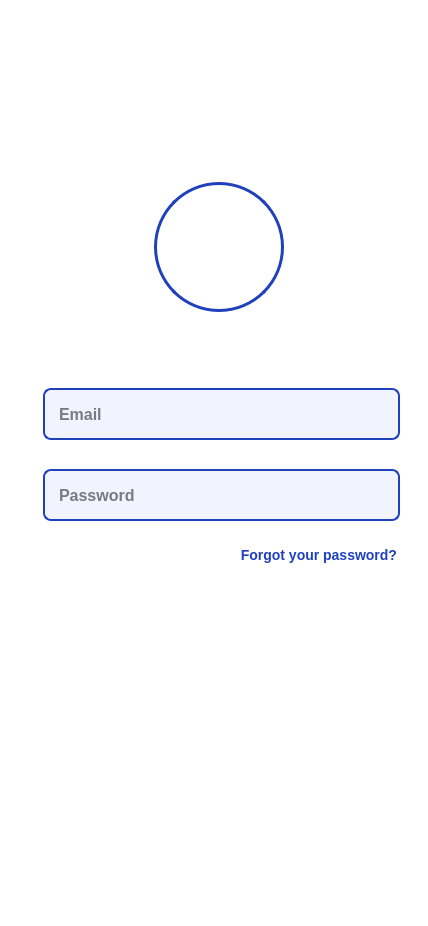
<?xml version="1.0" encoding="UTF-8"?>
<ui version="4.0">
    <class>MainWindow</class>
    <widget class="QMainWindow" name="MainWindow">
        <property name="geometry">
            <rect>
                <x>0</x>
                <y>0</y>
                <width>428</width>
                <height>926</height>
            </rect>
        </property>
        <property name="minimumSize">
            <size>
                <width>428</width>
                <height>600</height>
            </size>
        </property>
        <property name="maximumSize">
            <size>
                <width>428</width>
                <height>926</height>
            </size>
        </property>
        <property name="windowTitle">
            <string>Seminary Management - Login</string>
        </property>
        <property name="styleSheet">
            <string notr="true">
                QMainWindow {
                    background-color: #FFFFFF !important;
                    border-radius: 50px;
                    color: #000000 !important;
                }
                QWidget {
                    background-color: #FFFFFF !important;
                    color: #000000 !important;
                }
                * {
                    font-family: 'Poppins', sans-serif;
                }
            </string>
        </property>
        <widget class="QWidget" name="centralwidget">
            <property name="autoFillBackground">
                <bool>false</bool>
            </property>
            <layout class="QHBoxLayout" name="horizontalLayout">
                <item>
                    <spacer name="horizontalSpacer_left">
                        <property name="orientation">
                            <enum>Qt::Orientation::Horizontal</enum>
                        </property>
                        <property name="sizeHint" stdset="0">
                            <size>
                                <width>40</width>
                                <height>20</height>
                            </size>
                        </property>
                    </spacer>
                </item>
                <item>
                    <layout class="QVBoxLayout" name="verticalLayout_main">
                        <item>
                            <spacer name="verticalSpacer_top">
                                <property name="orientation">
                                    <enum>Qt::Orientation::Vertical</enum>
                                </property>
                                <property name="sizeHint" stdset="0">
                                    <size>
                                        <width>20</width>
                                        <height>20</height>
                                    </size>
                                </property>
                            </spacer>
                        </item>
                        <item>
                            <widget class="QWidget" name="contentWidget" native="true">
                                <property name="minimumSize">
                                    <size>
                                        <width>428</width>
                                        <height>600</height>
                                    </size>
                                </property>
                                <property name="maximumSize">
                                    <size>
                                        <width>428</width>
                                        <height>600</height>
                                    </size>
                                </property>
                                <widget class="QWidget" name="headerWidget" native="true">
                                    <property name="geometry">
                                        <rect>
                                            <x>30</x>
                                            <y>20</y>
                                            <width>361</width>
                                            <height>151</height>
                                        </rect>
                                    </property>
                                    <widget class="QLabel" name="logoLabel">
                                        <property name="geometry">
                                            <rect>
                                                <x>115</x>
                                                <y>10</y>
                                                <width>130</width>
                                                <height>130</height>
                                            </rect>
                                        </property>
                                        <property name="styleSheet">
                                            <string notr="true">
                                                QLabel {
                                                    border-radius: 65px;
                                                    background-color: #FFFFFF !important;
                                                    border: 3px solid #1F41BB;
                                                    padding: 5px;
                                                    qproperty-alignment: AlignCenter;
                                                }
                                            </string>
                                        </property>
                                        <property name="text">
                                            <string />
                                        </property>
                                        <property name="pixmap">
                                            <pixmap>
                                                c:/Users/Nguye/Documents/seminary-management/images/logo.png
                                            </pixmap>
                                        </property>
                                        <property name="scaledContents">
                                            <bool>true</bool>
                                        </property>
                                        <property name="alignment">
                                            <set>Qt::AlignmentFlag::AlignCenter</set>
                                        </property>
                                    </widget>
                                </widget>
                                <widget class="QWidget" name="formLayoutWidget">
                                    <property name="geometry">
                                        <rect>
                                            <x>31</x>
                                            <y>230</y>
                                            <width>366</width>
                                            <height>369</height>
                                        </rect>
                                    </property>
                                    <layout class="QFormLayout" name="formLayout">
                                        <property name="verticalSpacing">
                                            <number>20</number>
                                        </property>
                                        <item row="0" column="0">
                                            <widget class="QGroupBox" name="loginGroup">
                                                <property name="styleSheet">
                                                    <string notr="true">
                                                        QGroupBox {
                                                            border: none;
                                                            margin: 0px;
                                                            padding: 0px;
                                                        }
                                                    </string>
                                                </property>
                                                <property name="title">
                                                    <string />
                                                </property>
                                                <layout class="QVBoxLayout" name="verticalLayout">
                                                    <property name="spacing">
                                                        <number>29</number>
                                                    </property>
                                                    <property name="leftMargin">
                                                        <number>0</number>
                                                    </property>
                                                    <property name="topMargin">
                                                        <number>0</number>
                                                    </property>
                                                    <property name="rightMargin">
                                                        <number>0</number>
                                                    </property>
                                                    <property name="bottomMargin">
                                                        <number>0</number>
                                                    </property>
                                                    <item>
                                                        <widget class="QLineEdit" name="emailInput">
                                                            <property name="minimumSize">
                                                                <size>
                                                                    <width>357</width>
                                                                    <height>52</height>
                                                                </size>
                                                            </property>
                                                            <property name="maximumSize">
                                                                <size>
                                                                    <width>357</width>
                                                                    <height>52</height>
                                                                </size>
                                                            </property>
                                                            <property name="styleSheet">
                                                                <string notr="true">
                                                                    QLineEdit {
                                                                        width: 357px;
                                                                        height: 52px;
                                                                        padding: 12px 21px 12px 12px;
                                                                        background-color: #F1F4FF !important;
                                                                        border: 2px solid #1F41BB;
                                                                        border-radius: 8px;
                                                                        font-family: 'Poppins';
                                                                        font-size: 16px;
                                                                        font-weight: 500;
                                                                        color: #000000 !important;
                                                                    }
                                                                    QLineEdit::placeholder {
                                                                        color: #626262 !important;
                                                                        font-weight: 500;
                                                                    }
                                                                </string>
                                                            </property>
                                                            <property name="placeholderText">
                                                                <string>Email</string>
                                                            </property>
                                                        </widget>
                                                    </item>
                                                    <item>
                                                        <widget class="QLineEdit"
                                                            name="passwordInput">
                                                            <property name="minimumSize">
                                                                <size>
                                                                    <width>357</width>
                                                                    <height>52</height>
                                                                </size>
                                                            </property>
                                                            <property name="maximumSize">
                                                                <size>
                                                                    <width>357</width>
                                                                    <height>52</height>
                                                                </size>
                                                            </property>
                                                            <property name="styleSheet">
                                                                <string notr="true">
                                                                    QLineEdit {
                                                                        width: 357px;
                                                                        height: 52px;
                                                                        padding: 12px 21px 12px 12px;
                                                                        background-color: #F1F4FF !important;
                                                                        border: 2px solid #1F41BB;
                                                                        border-radius: 8px;
                                                                        font-family: 'Poppins';
                                                                        font-size: 16px;
                                                                        font-weight: 500;
                                                                        color: #000000 !important;
                                                                    }
                                                                    QLineEdit::placeholder {
                                                                        color: #626262 !important;
                                                                        font-weight: 500;
                                                                    }
                                                                </string>
                                                            </property>
                                                            <property name="echoMode">
                                                                <enum>QLineEdit::EchoMode::Password</enum>
                                                            </property>
                                                            <property name="placeholderText">
                                                                <string>Password</string>
                                                            </property>
                                                        </widget>
                                                    </item>
                                                </layout>
                                            </widget>
                                        </item>
                                        <item row="1" column="0">
                                            <widget class="QLabel" name="forgotPasswordLink">
                                                <property name="minimumSize">
                                                    <size>
                                                        <width>357</width>
                                                        <height>21</height>
                                                    </size>
                                                </property>
                                                <property name="maximumSize">
                                                    <size>
                                                        <width>357</width>
                                                        <height>21</height>
                                                    </size>
                                                </property>
                                                <property name="styleSheet">
                                                    <string notr="true">
                                                        QLabel {
                                                            font-family: 'Poppins';
                                                            font-weight: 600;
                                                            font-size: 14px;
                                                            line-height: 21px;
                                                            color: #1F41BB !important;
                                                            border: none;
                                                            background: transparent;
                                                            qproperty-alignment: 'AlignRight |
                                                            AlignVCenter';
                                                            text-align: right;
                                                            margin-right: 0px;
                                                            padding-right: 0px;
                                                        }
                                                        QLabel:hover {
                                                            text-decoration: underline;
                                                        }
                                                    </string>
                                                </property>
                                                <property name="text">
                                                    <string>Forgot your password?</string>
                                                </property>
                                                <property name="alignment">
                                                    <set>Qt::AlignRight|Qt::AlignVCenter</set>
                                                </property>
                                            </widget>
                                        </item>
                                        <item row="2" column="0">
                                            <widget class="QGroupBox" name="actionsGroup">
                                                <property name="minimumSize">
                                                    <size>
                                                        <width>357</width>
                                                        <height>131</height>
                                                    </size>
                                                </property>
                                                <property name="maximumSize">
                                                    <size>
                                                        <width>357</width>
                                                        <height>131</height>
                                                    </size>
                                                </property>
                                                <property name="styleSheet">
                                                    <string notr="true">
                                                        QGroupBox {
                                                            border: none;
                                                            margin: 0px;
                                                            padding: 0px;
                                                        }
                                                    </string>
                                                </property>
                                                <property name="title">
                                                    <string />
                                                </property>
                                                <layout class="QVBoxLayout" name="actionsLayout">
                                                    <property name="spacing">
                                                        <number>30</number>
                                                    </property>
                                                    <property name="leftMargin">
                                                        <number>0</number>
                                                    </property>
                                                    <property name="topMargin">
                                                        <number>0</number>
                                                    </property>
                                                    <property name="rightMargin">
                                                        <number>0</number>
                                                    </property>
                                                    <property name="bottomMargin">
                                                        <number>0</number>
                                                    </property>
                                                    <item>
                                                        <widget class="QPushButton"
                                                            name="submitButton">
                                                            <property name="minimumSize">
                                                                <size>
                                                                    <width>357</width>
                                                                    <height>52</height>
                                                                </size>
                                                            </property>
                                                            <property name="maximumSize">
                                                                <size>
                                                                    <width>357</width>
                                                                    <height>52</height>
                                                                </size>
                                                            </property>
                                                            <property name="styleSheet">
                                                                <string notr="true">
                                                                    QPushButton {
                                                                        width: 357px;
                                                                        height: 52px;
                                                                        background-color: #1F41BB
                                                                        !important;
                                                                        border-radius: 8px;
                                                                        border: none;
                                                                        font-family: 'Poppins';
                                                                        font-weight: 600;
                                                                        font-size: 17px;
                                                                        color: #FFFFFF !important;
                                                                        text-align: center;
                                                                    }
                                                                    QPushButton:hover {
                                                                        background-color: #1a3aa3 !important;
                                                                    }
                                                                    QPushButton:pressed {
                                                                        background-color: #16328a !important;
                                                                    }
                                                                </string>
                                                            </property>
                                                            <property name="text">
                                                                <string>Sign in</string>
                                                            </property>
                                                        </widget>
                                                    </item>
                                                </layout>
                                            </widget>
                                        </item>
                                    </layout>
                                </widget>
                            </widget>
                        </item>
                        <item>
                            <spacer name="verticalSpacer_bottom">
                                <property name="orientation">
                                    <enum>Qt::Orientation::Vertical</enum>
                                </property>
                                <property name="sizeHint" stdset="0">
                                    <size>
                                        <width>20</width>
                                        <height>80</height>
                                    </size>
                                </property>
                            </spacer>
                        </item>
                    </layout>
                </item>
                <item>
                    <spacer name="horizontalSpacer_right">
                        <property name="orientation">
                            <enum>Qt::Orientation::Horizontal</enum>
                        </property>
                        <property name="sizeHint" stdset="0">
                            <size>
                                <width>40</width>
                                <height>20</height>
                            </size>
                        </property>
                    </spacer>
                </item>
            </layout>
        </widget>
        <widget class="QStatusBar" name="statusbar" />
    </widget>
    <resources />
    <connections />
</ui>
